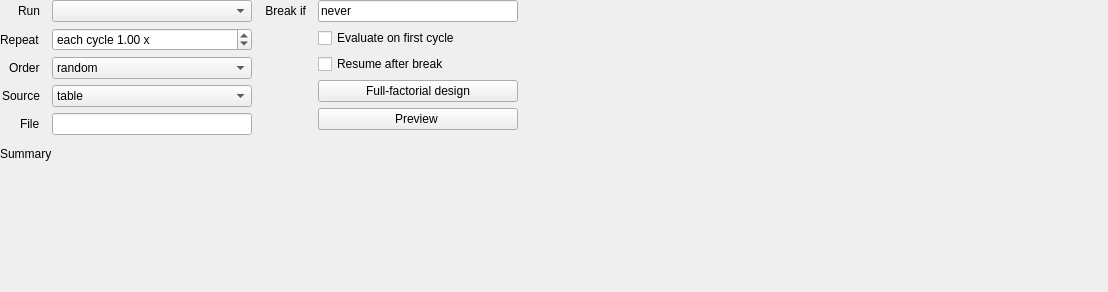
<?xml version="1.0" encoding="UTF-8"?>
<ui version="4.0">
 <class>ui_loop_widget</class>
 <widget class="QWidget" name="ui_loop_widget">
  <property name="geometry">
   <rect>
    <x>0</x>
    <y>0</y>
    <width>1108</width>
    <height>292</height>
   </rect>
  </property>
  <property name="windowTitle">
   <string>Form</string>
  </property>
  <layout class="QVBoxLayout" name="verticalLayout">
   <property name="spacing">
    <number>12</number>
   </property>
   <property name="margin">
    <number>0</number>
   </property>
   <item>
    <widget class="QWidget" name="hbox_controls" native="true">
     <property name="sizePolicy">
      <sizepolicy hsizetype="Fixed" vsizetype="Maximum">
       <horstretch>0</horstretch>
       <verstretch>0</verstretch>
      </sizepolicy>
     </property>
     <layout class="QHBoxLayout" name="horizontalLayout_4">
      <property name="spacing">
       <number>12</number>
      </property>
      <property name="leftMargin">
       <number>0</number>
      </property>
      <property name="topMargin">
       <number>0</number>
      </property>
      <property name="rightMargin">
       <number>100</number>
      </property>
      <property name="bottomMargin">
       <number>0</number>
      </property>
      <item>
       <widget class="QWidget" name="form_controls_left" native="true">
        <layout class="QFormLayout" name="formLayout">
         <property name="fieldGrowthPolicy">
          <enum>QFormLayout::AllNonFixedFieldsGrow</enum>
         </property>
         <property name="labelAlignment">
          <set>Qt::AlignRight|Qt::AlignTrailing|Qt::AlignVCenter</set>
         </property>
         <property name="horizontalSpacing">
          <number>12</number>
         </property>
         <property name="margin">
          <number>0</number>
         </property>
         <item row="0" column="0">
          <widget class="QLabel" name="label_item">
           <property name="sizePolicy">
            <sizepolicy hsizetype="Fixed" vsizetype="Preferred">
             <horstretch>0</horstretch>
             <verstretch>0</verstretch>
            </sizepolicy>
           </property>
           <property name="text">
            <string>Run</string>
           </property>
          </widget>
         </item>
         <item row="0" column="1">
          <widget class="item_combobox" name="combobox_item">
           <property name="sizePolicy">
            <sizepolicy hsizetype="Fixed" vsizetype="Fixed">
             <horstretch>0</horstretch>
             <verstretch>0</verstretch>
            </sizepolicy>
           </property>
           <property name="minimumSize">
            <size>
             <width>200</width>
             <height>0</height>
            </size>
           </property>
          </widget>
         </item>
         <item row="1" column="0">
          <widget class="QLabel" name="label_length">
           <property name="sizePolicy">
            <sizepolicy hsizetype="Fixed" vsizetype="Preferred">
             <horstretch>0</horstretch>
             <verstretch>0</verstretch>
            </sizepolicy>
           </property>
           <property name="text">
            <string>Repeat</string>
           </property>
          </widget>
         </item>
         <item row="2" column="0">
          <widget class="QLabel" name="label_order">
           <property name="text">
            <string>Order</string>
           </property>
          </widget>
         </item>
         <item row="2" column="1">
          <widget class="QComboBox" name="combobox_order">
           <property name="sizePolicy">
            <sizepolicy hsizetype="Fixed" vsizetype="Fixed">
             <horstretch>0</horstretch>
             <verstretch>0</verstretch>
            </sizepolicy>
           </property>
           <property name="minimumSize">
            <size>
             <width>200</width>
             <height>0</height>
            </size>
           </property>
           <item>
            <property name="text">
             <string notr="true">random</string>
            </property>
            <property name="icon">
             <iconset theme="media-playlist-shuffle">
              <normaloff/>
             </iconset>
            </property>
           </item>
           <item>
            <property name="text">
             <string notr="true">sequential</string>
            </property>
            <property name="icon">
             <iconset theme="media-playlist-repeat">
              <normaloff/>
             </iconset>
            </property>
           </item>
           <item>
            <property name="text">
             <string notr="true">advanced</string>
            </property>
            <property name="icon">
             <iconset theme="utilities-terminal">
              <normaloff/>
             </iconset>
            </property>
           </item>
          </widget>
         </item>
         <item row="3" column="1">
          <widget class="QComboBox" name="combobox_source">
           <property name="sizePolicy">
            <sizepolicy hsizetype="Fixed" vsizetype="Fixed">
             <horstretch>0</horstretch>
             <verstretch>0</verstretch>
            </sizepolicy>
           </property>
           <property name="minimumSize">
            <size>
             <width>200</width>
             <height>0</height>
            </size>
           </property>
           <item>
            <property name="text">
             <string notr="true">table</string>
            </property>
            <property name="icon">
             <iconset theme="x-office-spreadsheet"/>
            </property>
           </item>
           <item>
            <property name="text">
             <string notr="true">file</string>
            </property>
            <property name="icon">
             <iconset theme="folder-open"/>
            </property>
           </item>
          </widget>
         </item>
         <item row="3" column="0">
          <widget class="QLabel" name="label_source">
           <property name="text">
            <string>Source</string>
           </property>
          </widget>
         </item>
         <item row="4" column="0">
          <widget class="QLabel" name="label_source_file">
           <property name="text">
            <string>File</string>
           </property>
          </widget>
         </item>
         <item row="4" column="1">
          <widget class="pool_select" name="edit_source_file"/>
         </item>
         <item row="1" column="1">
          <widget class="QDoubleSpinBox" name="spinbox_repeat">
           <property name="sizePolicy">
            <sizepolicy hsizetype="Fixed" vsizetype="Fixed">
             <horstretch>0</horstretch>
             <verstretch>0</verstretch>
            </sizepolicy>
           </property>
           <property name="minimumSize">
            <size>
             <width>200</width>
             <height>0</height>
            </size>
           </property>
           <property name="prefix">
            <string>each cycle </string>
           </property>
           <property name="suffix">
            <string> x</string>
           </property>
           <property name="maximum">
            <double>10000.000000000000000</double>
           </property>
           <property name="value">
            <double>1.000000000000000</double>
           </property>
          </widget>
         </item>
        </layout>
       </widget>
      </item>
      <item>
       <widget class="QWidget" name="form_controls_right" native="true">
        <layout class="QFormLayout" name="formLayout_2">
         <property name="horizontalSpacing">
          <number>12</number>
         </property>
         <property name="margin">
          <number>0</number>
         </property>
         <item row="0" column="0">
          <widget class="QLabel" name="label_break_if">
           <property name="sizePolicy">
            <sizepolicy hsizetype="Fixed" vsizetype="Preferred">
             <horstretch>0</horstretch>
             <verstretch>0</verstretch>
            </sizepolicy>
           </property>
           <property name="text">
            <string>Break if</string>
           </property>
           <property name="alignment">
            <set>Qt::AlignRight|Qt::AlignTrailing|Qt::AlignVCenter</set>
           </property>
          </widget>
         </item>
         <item row="0" column="1">
          <widget class="QLineEdit" name="edit_break_if">
           <property name="sizePolicy">
            <sizepolicy hsizetype="Fixed" vsizetype="Fixed">
             <horstretch>0</horstretch>
             <verstretch>0</verstretch>
            </sizepolicy>
           </property>
           <property name="minimumSize">
            <size>
             <width>200</width>
             <height>0</height>
            </size>
           </property>
           <property name="text">
            <string>never</string>
           </property>
          </widget>
         </item>
         <item row="1" column="1">
          <widget class="QCheckBox" name="checkbox_break_if_on_first">
           <property name="text">
            <string>Evaluate on first cycle</string>
           </property>
          </widget>
         </item>
         <item row="2" column="1">
          <widget class="QCheckBox" name="checkbox_continuous">
           <property name="text">
            <string>Resume after break</string>
           </property>
          </widget>
         </item>
         <item row="3" column="1">
          <widget class="QPushButton" name="button_wizard">
           <property name="sizePolicy">
            <sizepolicy hsizetype="Fixed" vsizetype="Fixed">
             <horstretch>0</horstretch>
             <verstretch>0</verstretch>
            </sizepolicy>
           </property>
           <property name="minimumSize">
            <size>
             <width>200</width>
             <height>0</height>
            </size>
           </property>
           <property name="text">
            <string>Full-factorial design</string>
           </property>
           <property name="icon">
            <iconset theme="help-about">
             <normaloff/>
            </iconset>
           </property>
          </widget>
         </item>
         <item row="4" column="1">
          <widget class="QPushButton" name="button_preview">
           <property name="minimumSize">
            <size>
             <width>200</width>
             <height>0</height>
            </size>
           </property>
           <property name="text">
            <string>Preview </string>
           </property>
           <property name="icon">
            <iconset theme="x-office-spreadsheet">
             <normaloff/>
            </iconset>
           </property>
          </widget>
         </item>
        </layout>
       </widget>
      </item>
     </layout>
    </widget>
   </item>
   <item>
    <widget class="QLabel" name="label_summary">
     <property name="text">
      <string>Summary</string>
     </property>
     <property name="wordWrap">
      <bool>true</bool>
     </property>
    </widget>
   </item>
   <item>
    <widget class="QWidget" name="spacer" native="true">
     <property name="sizePolicy">
      <sizepolicy hsizetype="Preferred" vsizetype="Expanding">
       <horstretch>0</horstretch>
       <verstretch>0</verstretch>
      </sizepolicy>
     </property>
    </widget>
   </item>
  </layout>
 </widget>
 <customwidgets>
  <customwidget>
   <class>item_combobox</class>
   <extends>QComboBox</extends>
   <header>libqtopensesame._input.item_combobox.h</header>
  </customwidget>
  <customwidget>
   <class>pool_select</class>
   <extends>QLineEdit</extends>
   <header>libqtopensesame/_input/pool_select.h</header>
  </customwidget>
 </customwidgets>
 <tabstops>
  <tabstop>combobox_item</tabstop>
  <tabstop>spinbox_repeat</tabstop>
  <tabstop>combobox_order</tabstop>
  <tabstop>combobox_source</tabstop>
  <tabstop>edit_source_file</tabstop>
  <tabstop>edit_break_if</tabstop>
  <tabstop>checkbox_break_if_on_first</tabstop>
  <tabstop>checkbox_continuous</tabstop>
  <tabstop>button_wizard</tabstop>
  <tabstop>button_preview</tabstop>
 </tabstops>
 <resources/>
 <connections/>
</ui>
